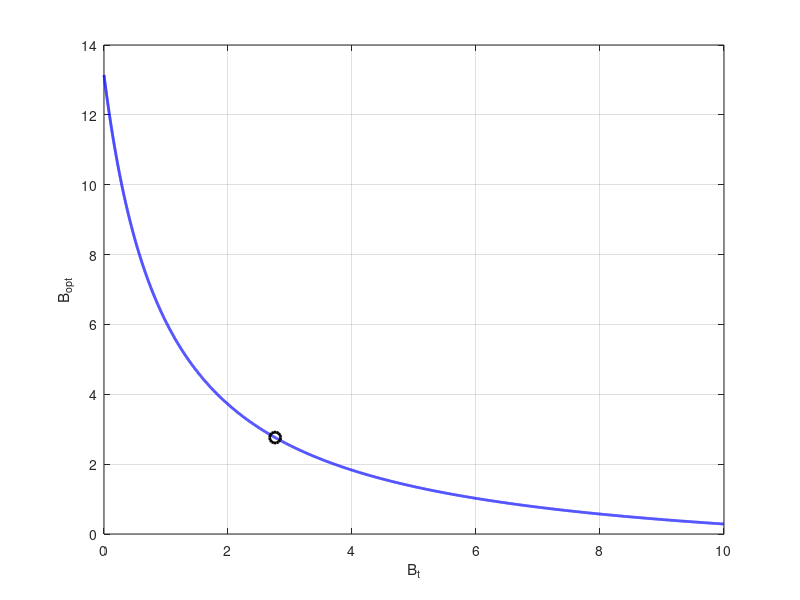

Reproduce this figure in MATLAB.
clear
lambda = 1;
mu = 1;
rho = lambda / mu;
k = 10000;
c = 10;

x_opt = (2*k*lambda^3/c^2)^(1/4) - 1; % fixed point 
% B = floor(x_opt);% : floor(x_opt) + 1;

B_t_c = 0 : .001 : 10;
B =  0 : .001 : 50;
B_opt_c = zeros(1 , length(B_t_c));
for i  =  1 : length(B_t_c)
    T_u = (1/lambda).*(B/2) + (k*lambda^2/c^2).*(1/(B_t_c(i) + 1))^2 .* (1./(B+1)); % object function
    [x, index] = min(T_u);
    B_opt_c(i) = B(index);
end

B_opt_theory = zeros(1, length(B_t_c));
for j = 1 : length(B_t_c)
    if (2*k*lambda^3/c^2)^(1/2) / (B_t_c(j) + 1) - 1 > 0
        B_opt_theory(j) = (2*k*lambda^3/c^2)^(1/2) / (B_t_c(j) + 1) - 1;
    else
        B_opt_theory(j) = 0;
    end
end

plot(B_t_c, B_opt_c, 'b', 'LineWidth', 2, 'MarkerSize', 2)
hold on
%plot(B_t, B_opt_theory, 'k', 'LineWidth', 2, 'MarkerSize', 2)
plot(x_opt, x_opt, 'k-o',  'LineWidth', 2, 'MarkerSize', 8)
xlabel('B_t')
ylabel('B_{opt}')
grid on